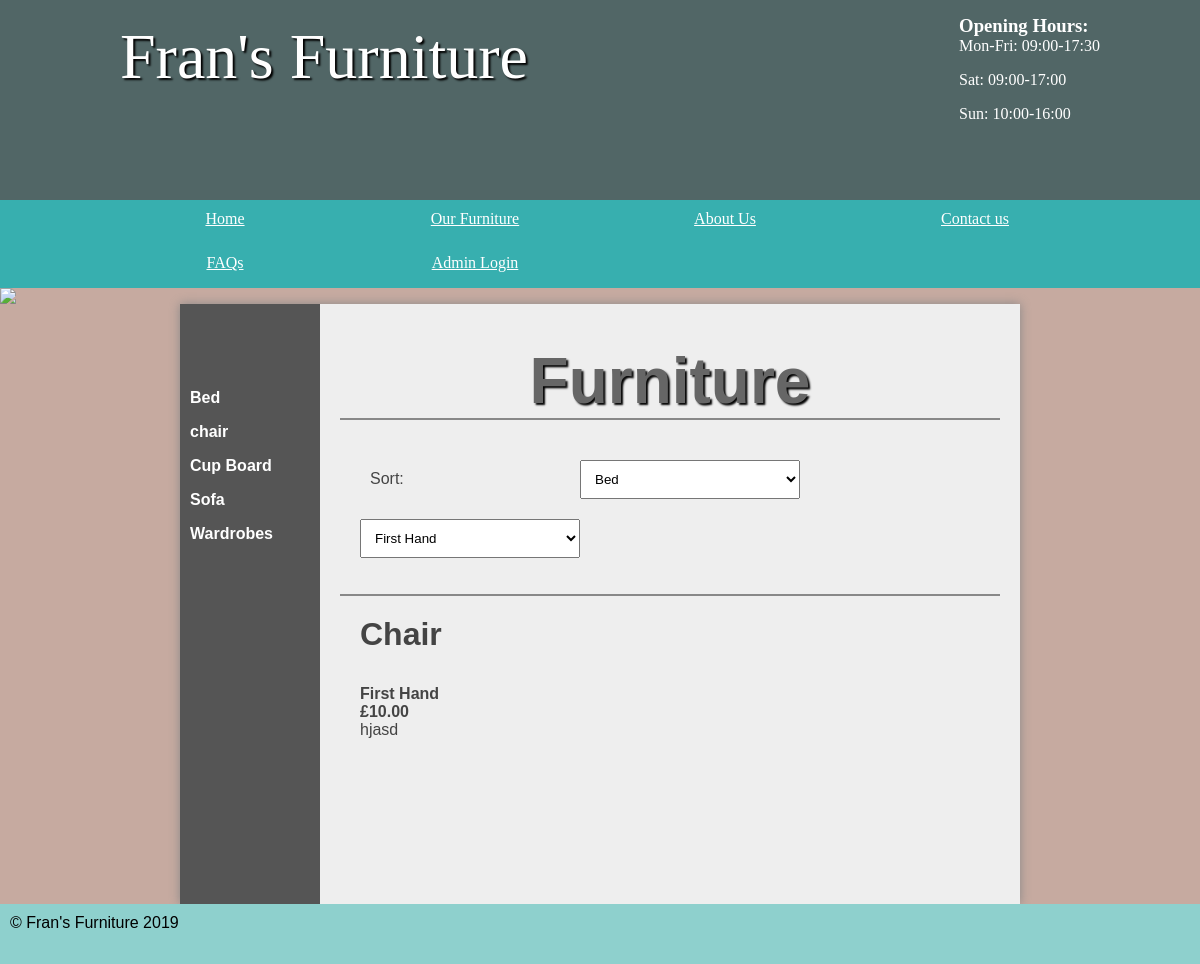
The app's page /index.php?page=furniture&cat_id=15 with its own data.
### tables this page shows
CREATE TABLE `category` (
  `id` int(11) NOT NULL,
  `name` varchar(45) DEFAULT NULL
);

CREATE TABLE `furniture` (
  `id` int(11) NOT NULL,
  `name` varchar(45) NOT NULL,
  `description` varchar(2000) NOT NULL,
  `price` decimal(5,2) NOT NULL,
  `categoryId` int(11) NOT NULL,
  `visibility` char(1) NOT NULL,
  `item_condition` varchar(15) NOT NULL
);

### functions/load_template.php (called while the page is built, shortened)
<?php
	function loadTemplate($filename, $tempVars){
		extract($tempVars);
		require $filename;
		$content = ob_get_clean();
		return $content;
	}
?>

### pages/users/furniture.php (called while the page is built, shortened)
<?php
$furniture=new DatabaseTable('furniture');
if(isset($_GET['cat_id'])){
		$fur=$furniture->find('categoryId',$_GET['cat_id']);
	}
	else{
		$fur=$furniture->find('visibility', 'S');
	}
$sortF=$furniture->findAll();
$category=new DatabaseTable('category');
$cat=$category->findAll();
$sortC=$category->findAll();
$content=loadTemplate('../templates/users/furnitureTemplate.php',['furnitureQuery'=>$fur, 'categoryQuery'=>$cat, 'stmt'=>$sortC, 'tmts'=>$sortF]);
?>

### classes/databasetable.php (called while the page is built, shortened)
<?php
class DatabaseTable{
    public $table;
    function __construct($table){
        $this->table = $table;
    }
function find($field, $value) {
    global $pdo;
        $stmt = $pdo->prepare('SELECT * FROM ' . $this->table . ' WHERE ' . $field . ' = :valu');
        $criteria = [
                'valu' => $value
        ];
        $stmt->execute($criteria);
        return $stmt;
}
function findAll() {
    global $pdo;
        $stmt = $pdo->prepare('SELECT * FROM ' . $this->table );
        $stmt->execute();
        return $stmt;
}
}
?>

### templates/users/furnitureTemplate.php (the view, shortened to what this page needs)
<main class="admin">
	<section class="left">
		<ul>
			<?php
			foreach ($categoryQuery as $category) {
				echo '<li>';
				echo '<h4>'.'<a href="index.php?page=furniture&cat_id='.$category['id'].'">' . $category['name'] .'</a>'. '</h4>';
				echo '</li>';
			}
			?>
		</ul>
	</section>
	<section class="right">
		<h1>Furniture</h1>
		<ul class="furniture">
		<li>
			<form>
			<label>Sort:</label>
			<select id="categoryId" onchange="clickme(categoryId.value,item_condition.value)">
				<?php
					foreach ($stmt as $row) {
						echo '<option value="' . $row['id'] . '">' . $row['name'] . '</option>';
					}
				?>
				</select>
				<select id="item_condition" onchange="clickme(categoryId.value,item_condition.value)">
					<option value="First Hand">First Hand</option>
				</select>
</form>
		</li>
<div id="new">
	<?php
	foreach ($furnitureQuery as $furniture) {
		echo '<li>';
		echo '<div class="details">';
		echo '<h2>' . $furniture['name'] . '</h2>';
		echo '<h4>' . $furniture['item_condition'] . '</h4>';
		echo '<h4>£' . $furniture['price'] . '</h4>';
		echo '<p>' . $furniture['description'] . '</p>';
		echo '</div>';
		echo '</li>';
	}
	?>
</ul>
</section>
</main>

### css/styles.css (style rules this page uses)
* { margin: 0; padding: 0; }
html { font-family: 'Oxygen-Regular', verdana, sans-serif; }
body { background-color: #C6AAA0; }
h1 { font-size:4em; color: white; text-align: center; padding-top: 20px; text-shadow: 2px 2px 2px #000; }
main { min-height: 75vh; background-color: #eee; width: 70vw; display: block; margin: auto; box-shadow: 0px 0px 10px #888; color:#444; }
main h2 { font-size:2em; }
p, li, h2 { margin-bottom: 1em; }
form select, form label, form input, form textarea { float: left; width: 200px; padding: 10px; margin-top: 20px; }
form label { clear: left; }
.left ul { list-style-type: none }
section a { color: #444; }
form select { width: 220px; }
.stock, .admin { display: table; }
.stock > ul, .admin .left { width: 10vw; list-style-type: none; display: table-cell; padding: 10px; background-color: #555; margin: 0; }
.stock .products, .admin .right { display: table-cell; padding: 20px; }
.stock > ul a, .admin .left a { color: white; text-decoration: none; }
.furniture li { border-top: 2px solid #888; padding: 20px; overflow: auto; }
.right { padding: 20px; }
main h1 { color: #666; }

### records on screen
category: name "Bed"
category: name "chair"
category: name "Cup Board"
category: name "Sofa"
category: name "Wardrobes"
furniture: name "Chair", item_condition "First Hand", price "10.00", description "hjasd"

### other values on screen
date ('Y') "2019"
form field value "Bed"
